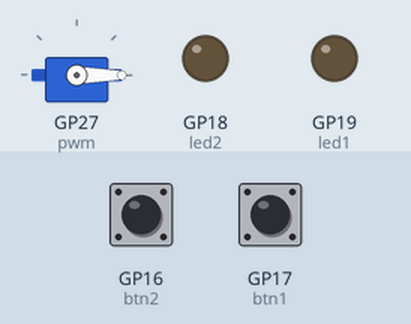
A program run on a simulated Raspberry Pi Pico running MicroPython. Parts: servo, output pins drawn as LEDs (lit = HIGH). The test bench sets the inputs (shaded band); at power-on: GP16 (btn2) LOW, GP17 (btn1) LOW. Servo angles are drawn from the pulse width (0.5 ms = 0°, 2.5 ms = 180°).

Above: at 1.2 s.
1.3 s: GP16 (btn2) pulled HIGH for 0.15 s
At 1.4 s:
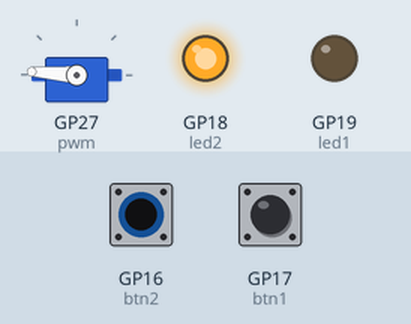
3.0 s: GP17 (btn1) pulled HIGH for 0.15 s
At 3.1 s:
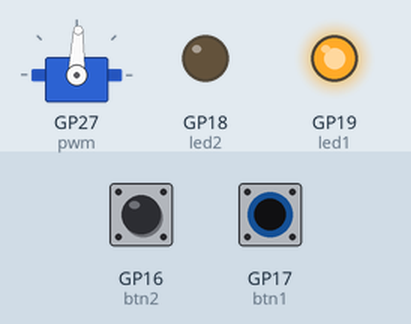
4.7 s: GP17 (btn1) pulled HIGH for 3.2 s
At 8.2 s:
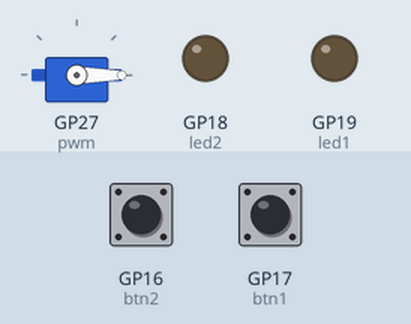
9.4 s: GP16 (btn2) pulled HIGH for 3.2 s
At 10.6 s:
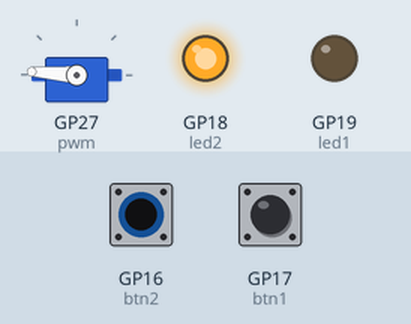
14.1 s: GP16 (btn2) driven HIGH and GP17 (btn1) driven HIGH
At 15.4 s:
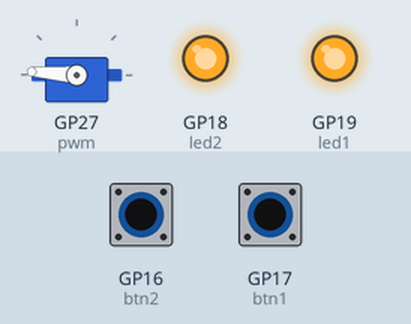
Timing chart, 0 to 16.6 s (numbered marks = the images above; inputs shaded):
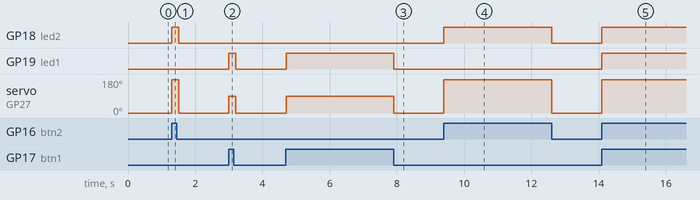

The program:

Ex03-Servo.py
```python
from machine import Pin, Timer, PWM

led1 = Pin('GP19', Pin.OUT)               # Create input and output Pin objects
led2 = Pin('GP18', Pin.OUT)
btn1 = Pin('GP17', Pin.IN, Pin.PULL_DOWN)
btn2 = Pin('GP16', Pin.IN, Pin.PULL_DOWN)
pwm = PWM('GP27',freq = 50)               # PWM output to control servo position

def checkButtons(timer):                  # Callback function
   led1.value(btn1.value())               # LEDs indicate buttons pressed
   led2.value(btn2.value())
   if btn2.value():
      pwm.duty_u16(8050)                  # On-time = 2.46ms => 180 degrees
   elif btn1.value():
      pwm.duty_u16(4825)                  # On-time = 1.47ms => 90 degrees
   else:
      pwm.duty_u16(1600)                  # On-time = 0.49ms => 0 degrees

# Set up a timer to trigger every 100 ms
tmr = Timer(period = 100, callback = checkButtons)
```

Measured:
- after the input at 1.3 s, GP18 (led2): LOW → HIGH at once, → LOW 0.20 s later; servo on GP27 (pwm): 0° → 176° at once, → 0° 0.20 s later
- after the input at 3.0 s, GP19 (led1): LOW → HIGH at once, → LOW 0.20 s later; servo on GP27 (pwm): 0° → 88° at once, → 0° 0.20 s later
- after the input at 4.7 s, GP19 (led1): LOW → HIGH at once, → LOW 3.2 s later; servo on GP27 (pwm): 0° → 88° at once, → 0° 3.2 s later
- after the input at 9.4 s, GP18 (led2): LOW → HIGH at once, → LOW 3.2 s later; servo on GP27 (pwm): 0° → 176° at once, → 0° 3.2 s later
- after the input at 14.1 s, GP18 (led2), GP19 (led1): LOW → HIGH at once; servo on GP27 (pwm): 0° → 176° at once
